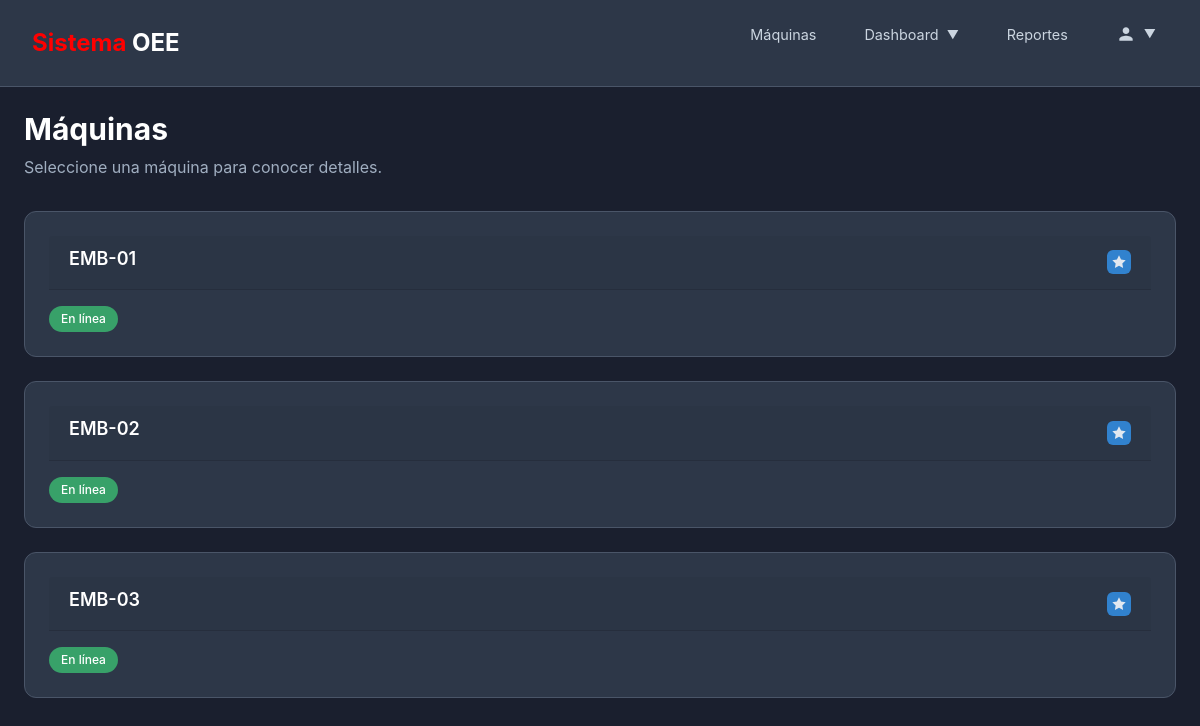
Page /data/ on the earlier database version.
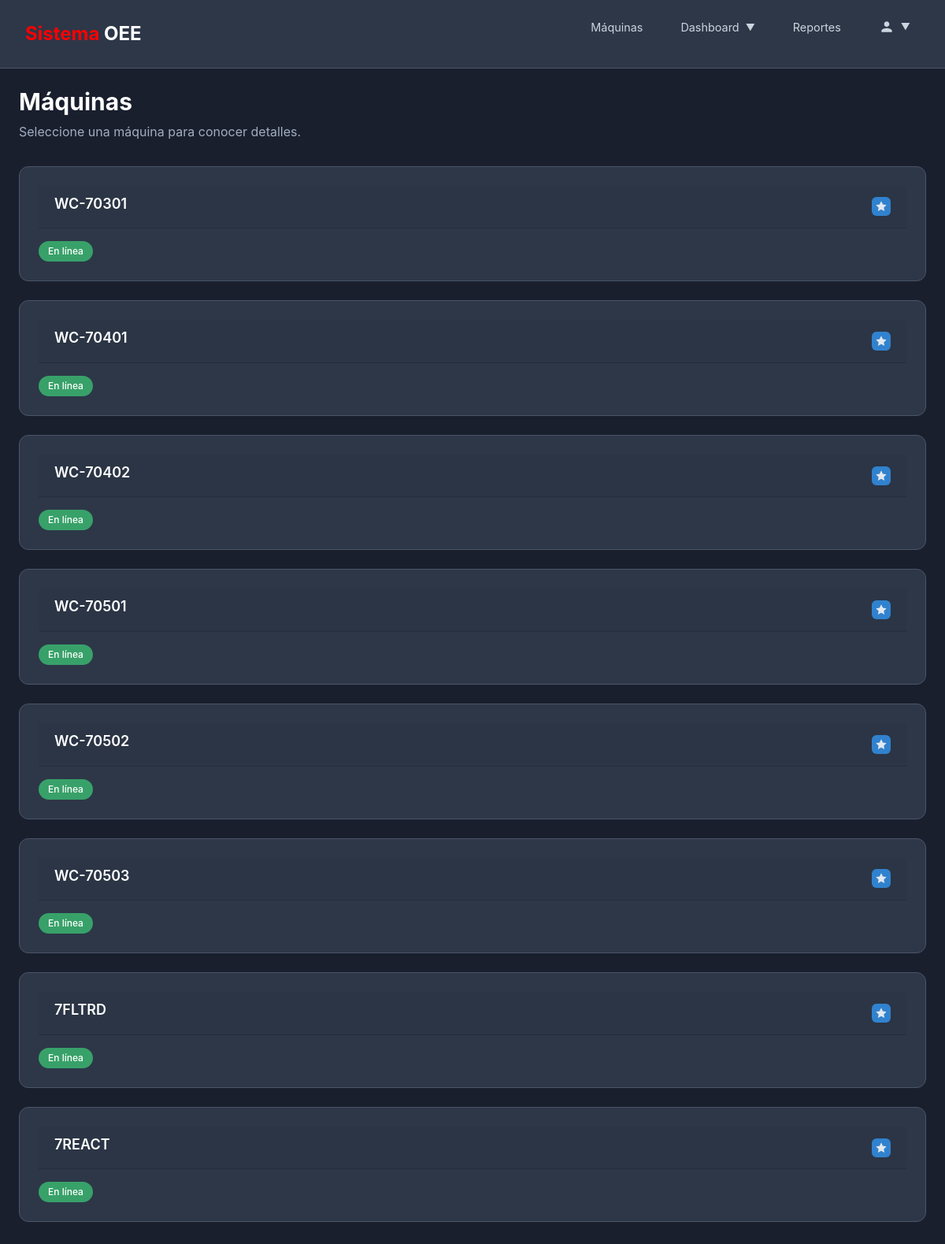
Same page on the later database version.
### core/models.py (models this page shows, shortened)
class Cell (models.Model):
    name = models.CharField(max_length=100, unique=True)
    type = models.CharField(max_length=50, choices=[
        ('small', 'Small'),
        ('medium', 'Medianas'),
        ('large', 'Large'),
        ('embobinadora', 'Embobinadora'),
    ])
    is_active = models.BooleanField(default=True)
    class Meta:
        verbose_name_plural = 'Celdas'

### analytics/views.py (the view)
# urls.py: path('', machineListView.as_view(), name='analyticsList'),
class machineListView(ListView):
    model = Cell
    template_name = 'analytics/analyticsList.html'
    context_object_name = 'machines'

### templates/analytics/analyticsList.html (shortened to what this page needs)
{% extends "base.html" %}
{% block content %}
<h1 class="page-title">Máquinas</h1>
<p class="page-subtitle"> Seleccione una máquina para conocer detalles.</p>
{% for machine in machines %}
<div class="card card-clickable" onclick="location.href='{% url 'machineDashboard' machine.id %}'">
    <div class="card-header">
        <div class="flex justify-between items-center">
            <div>
                <h3 class="card-title">{{ machine.name }}</h3>
            </div>
            <div class="stat-icon blue">
                <svg width="16" height="16" viewBox="0 0 24 24" fill="currentColor">
                    <path d="M12 2l3.09 6.26L22 9.27l-5 4.87 1.18 6.88L12 17.77l-6.18 3.25L7 14.14 2 9.27l6.91-1.01L12 2z"/>
                </svg>
            </div>
        </div>
    </div>
    <div class="flex justify-between items-center">
        <div class="flex gap-2">
            {% if machine.is_active %}
                <span class="pill pill-success">En línea</span>
            {% else %}
                <span class="pill pill-warning">Fuera de línea</span>
            {% endif %}
        </div>
    </div>
</div>
{% endfor %}
{% endblock %}

### templates/base.html (shortened to what this page needs)
{% load static %}
<!DOCTYPE html>
<html lang="es">
<head>
    <link rel="stylesheet" href="https://cdn.jsdelivr.net/npm/bootstrap@4.0.0/dist/css/bootstrap.min.css">
</head>
<body>
    <header class="header">
        <div class="nav-container">
            <div class="logo"> <a style="text-decoration: none; color: #ffffff;" href="{% url 'machineList' %}"><span style="color: #FF0000; border-color: #000;"> Sistema </span> OEE</a></div>
            <nav>
                <ul class="nav-menu">
                    <li class="nav-item">
                        <a href="{% url 'machineList' %}" class="navbar-link {% if request.resolver_match.url_name == 'machineList' %}active{% endif %}"> Máquinas </a>
                    </li>
                    <li class="nav-item dropdown">
                        <span class="nav-link">
                            Dashboard
                            <span class="dropdown-arrow">▼</span>
                        </span>
                    </li>
                    <li class="nav-item">
                        <a href="#"> Reportes</a>
                    </li>
                    <li class="nav-item dropdown">
                        <span class="nav-link">
                            <svg class="user-icon" viewBox="0 0 24 24">
                                <path d="M12 12c2.21 0 4-1.79 4-4s-1.79-4-4-4-4 1.79-4 4 1.79 4 4 4zm0 2c-2.67 0-8 1.34-8 4v2h16v-2c0-2.66-5.33-4-8-4z"/>
                            </svg>
                            <span class="dropdown-arrow">▼</span>
                        </span>
                    </li>
                </ul>
            </nav>
        </div>
    </header>
    <main class="main-container">
        {% block content %}
        {% endblock %}
    </main>
</body>
</html>

### templates/base.html (style rules this page uses)
* { margin: 0; padding: 0; box-sizing: border-box; }
body { font-family: -apple-system, BlinkMacSystemFont, 'Segoe UI', Roboto, Oxygen, Ubuntu, Cantarell, sans-serif; background-color: #1a1f2e; color: #e2e8f0; min-height: 100vh; }
a { text-decoration: none; color: inherit; }
.header { background-color: #2d3748; padding: 1rem 2rem; border-bottom: 1px solid #4a5568; }
.nav-container { display: flex; justify-content: space-between; align-items: center; max-width: 1200px; margin: 0 auto; }
.logo { font-size: 1.5rem; font-weight: bold; color: #ffffff; }
.nav-menu { display: flex; gap: 2rem; list-style: none; }
.nav-item { position: relative; }
.nav-item a, .nav-item .nav-link { color: #cbd5e0; text-decoration: none; padding: 0.5rem 1rem; border-radius: 0.375rem; transition: all 0.2s; cursor: pointer; display: flex; align-items: center; gap: 0.25rem; white-space: nowrap; }
.dropdown { position: relative; display: inline-block; }
.dropdown-arrow { font-size: 0.75rem; margin-left: 0.25rem; transition: transform 0.2s; }
.user-icon { width: 1.25rem; height: 1.25rem; fill: currentColor; }
.main-container { max-width: 1200px; margin: 0 auto; padding: 2rem; }
.page-title { font-size: 2rem; font-weight: bold; color: #ffffff; margin-bottom: 0.5rem; }
.page-subtitle { color: #a0aec0; margin-bottom: 2rem; }
.card { background-color: #2d3748; border-radius: 0.75rem; padding: 1.5rem; margin-bottom: 1.5rem; border: 1px solid #4a5568; }
.card-header { margin-bottom: 1rem; }
.card-title { font-size: 1.125rem; font-weight: 600; color: #ffffff; margin-bottom: 0.5rem; }
.stat-icon { width: 1.5rem; height: 1.5rem; border-radius: 0.375rem; display: flex; align-items: center; justify-content: center; margin-left: auto; }
.stat-icon.blue { background-color: #3182ce; }
.pill { display: inline-flex; align-items: center; padding: 0.25rem 0.75rem; border-radius: 9999px; font-size: 0.75rem; font-weight: 500; }
.pill-success { background-color: #38a169; color: #ffffff; }
.flex { display: flex; }
.items-center { align-items: center; }
.justify-between { justify-content: space-between; }
@media (min-width: 1024px) and (max-width: 1200px) { .main-container { padding: 1.5rem; } }
@media (min-width: 1024px) and (max-width: 1200px) { .nav-menu { gap: 1.5rem; } }
@media (min-width: 1024px) and (max-width: 1200px) { .nav-item a, .nav-item .nav-link { padding: 0.5rem 0.75rem; font-size: 0.9rem; } }
@media (min-width: 1024px) and (max-width: 1200px) { .page-title { font-size: 1.875rem; } }

Differences in the rows shown:
removed Cell: name "EMB-01", is_active "En línea"
removed Cell: name "EMB-02", is_active "En línea"
removed Cell: name "EMB-03", is_active "En línea"
added Cell: name "WC-70301", is_active "En línea"
added Cell: name "WC-70401", is_active "En línea"
added Cell: name "WC-70402", is_active "En línea"
added Cell: name "WC-70501", is_active "En línea"
added Cell: name "WC-70502", is_active "En línea"
added Cell: name "WC-70503", is_active "En línea"
added Cell: name "7FLTRD", is_active "En línea"
added Cell: name "7REACT", is_active "En línea"
